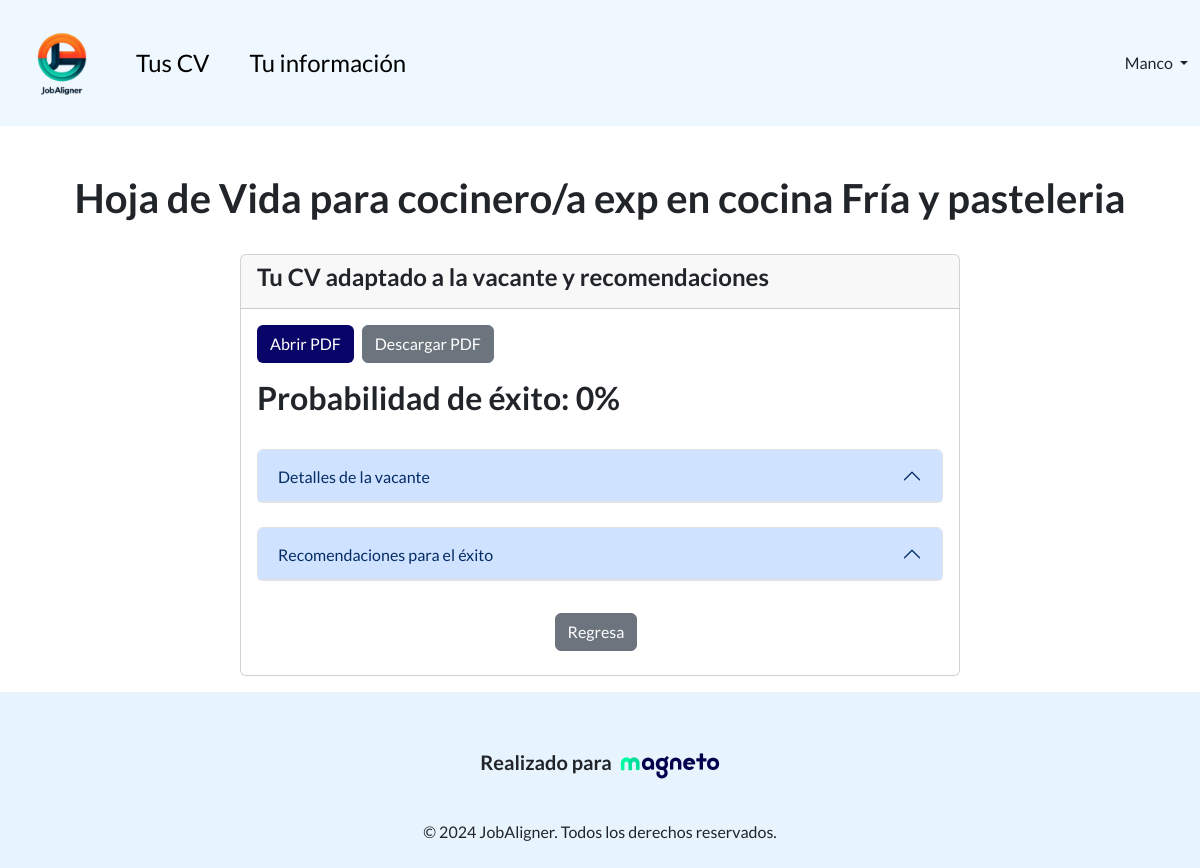
Screenshot of /cv/14/ (signed in) with the database file from the repository.
### jobalignment/models.py (models this page shows)
class CV(models.Model):
    user = models.ForeignKey(User, on_delete=models.CASCADE, related_name='cvs')
    vacancy = models.ForeignKey(JobVacancy, on_delete=models.CASCADE, related_name='vacancys')
    cvpdf = models.FileField(upload_to='pdfs/', blank=True, null=True)

class JobVacancy(models.Model):
    title = models.CharField(max_length=200)
    description = models.TextField()
    requirements = models.TextField()
    location = models.CharField(max_length=100)
    company_name = models.CharField(max_length=200)

### Suggestions/models.py (models this page shows)
class Suggestion(models.Model):
    cv = models.OneToOneField(CV, on_delete=models.CASCADE)
    suggestions = models.TextField()
    probability = models.IntegerField()

### jobalignment/views.py (the view)
# urls.py: path('cv/<int:cv_id>/', jobAlignmentViews.cv, name='cv'),
@login_required
def cv(request, cv_id):
    cv = get_object_or_404(CV, id=cv_id)
    suggestion = Suggestion.objects.get(cv = cv)
    return render(request, 'cv.html', {'cv': cv, 'suggestion': suggestion})

### jobalignment/templates/cv.html (shortened to what this page needs)
{% extends 'base.html' %}
{% block content %}
<head>
    <link href="https://cdn.jsdelivr.net/npm/bootstrap@5.3.3/dist/css/bootstrap.min.css" rel="stylesheet">
</head>
<body>
    <br>
    <br>
    <h1 class="text-center">Hoja de Vida para {{ cv.vacancy.title }}</h1>
    <br>
    <div class="container">
        <div class="row justify-content-center">
            <div class="col-md-8">
                <div class="card mb-3">
                    <div class="card-header">
                        <h4>Tu CV adaptado a la vacante y recomendaciones</h4>
                    </div>
                    <div class="card-body">
                        {% if cv.cvpdf %}
                            <div class="d-flex justify-content-start mb-3">
                                <a href="{{ cv.cvpdf.url }}" target="_blank" class="btn btn-classic me-2">Abrir PDF</a>
                                <a href="{{ cv.cvpdf.url }}" download class="btn btn-secondary">Descargar PDF</a>
                            </div>
                        {% else %}
                            <p>No se encontró el archivo PDF.</p>
                        {% endif %}
                        <h2>Probabilidad de éxito: {{ suggestion.probability }}%</h2>
                        <br>
                        <div class="accordion" id="vacancyDetailsAccordion">
                            <div class="accordion-item">
                                <h2 class="accordion-header" id="vacancyDescriptionHeader">
                                    <button class="accordion-button" type="button" data-bs-toggle="collapse" data-bs-target="#vacancyDescription" aria-expanded="false" aria-controls="vacancyDescription">
                                        Detalles de la vacante
                                    </button>
                                </h2>
                            </div>
                        </div>
                        <br>
                        <div class="accordion" id="suggestionsAccordion">
                            <div class="accordion-item">
                                <h2 class="accordion-header" id="suggestionsHeader">
                                    <button class="accordion-button" type="button" data-bs-toggle="collapse" data-bs-target="#suggestions" aria-expanded="false" aria-controls="suggestions">
                                        Recomendaciones para el éxito
                                    </button>
                                </h2>
                            </div>
                        </div>
                        <br>
                        <div class="d-flex justify-content-center mt-2 mb-2">
                            <a class="btn btn-secondary me-2" href="{% url 'home' %}" role="button">Regresa</a>
                        </div>
                    </div>
                </div>
            </div>
        </div>
    </div>
</body>
{% endblock content %}

### jobaligner/templates/base.html (shortened to what this page needs)
{% load static %}
<head>
  <link href="https://cdn.jsdelivr.net/npm/bootstrap@5.3.3/dist/css/bootstrap.min.css" rel="stylesheet">
  <link href="{% static 'css/styles.css' %}" rel="stylesheet">
</head>
<body>
<nav class="navbar navbar-expand-lg sticky-top navbar-light">
    <div class="container-fluid">
        <a class="navbar-brand" href="{% url 'home' %}">
            <img src="{% static 'images/jobaligner-removebg.png' %}" alt="" width="100" height="100" class="d-inline-block align-text-top">
        </a>
        {% if user.is_authenticated %}
                <div class="collapse navbar-collapse" id="navbarSupportedContent">
                    <ul class="navbar-nav me-auto mb-2 mb-lg-0">
                        <li class="nav-item">
                            <a class="nav-link active fs-4" aria-current="page" href="{% url 'home' %}">Tus CV</a>
                        </li>
                        <li class="nav-item mx-4">
                            <a class="nav-link active fs-4" aria-current="page" href="{% url 'updateAccount' %}">Tu información</a>
                        </li>
                    </ul>
                    <div class="d-flex ms-auto">
                    <div class="nav-item dropdown">
                        <a class="nav-link dropdown-toggle nav-text" href="#" id="userDropdown" role="button" data-bs-toggle="dropdown" aria-expanded="false">
                            {{ user.username }}
                        </a>
                    </div>
            </div>
        {% endif %}
        </div>
    </div>
</nav>
<div class="container">
    {% block content %}
    {% endblock content %}
</div>
</body>
<footer class="text-center text-lg-start mt-auto py-4 footer">
    <div class="container text-center">
        <div class="d-flex align-items-center justify-content-center">
            <h5 class="me-2">Realizado para</h5>
            <a href="https://www.magneto365.com/es" target="_blank">
                <img src="{% static 'images/logo-magneto.png' %}" alt="Logo" width="100" height="100" class="d-inline-block align-text-top">
            </a>
        </div>
        <p class="mt-1 mb-0">&copy; 2024 JobAligner. Todos los derechos reservados.</p>
    </div>
</footer>

### jobaligner/static/css/styles.css (style rules this page uses)
body { font-family: 'Lato', sans-serif !important; }
h1, h2, h3, h4, h5 { font-weight: 700 !important; }
p { font-weight: 500 !important; }
.btn-classic { background-color: #090467 !important; color:white !important; }
.navbar { background-color: #EFF8FF !important; }
.footer { background-color: #e7f4fd !important; }

### rows the page displays
CV: vacancy "cocinero/a exp en cocina Fría y pasteleria"
Suggestion: probability "0"

### other values shown
{{ user.username }} "Manco"
